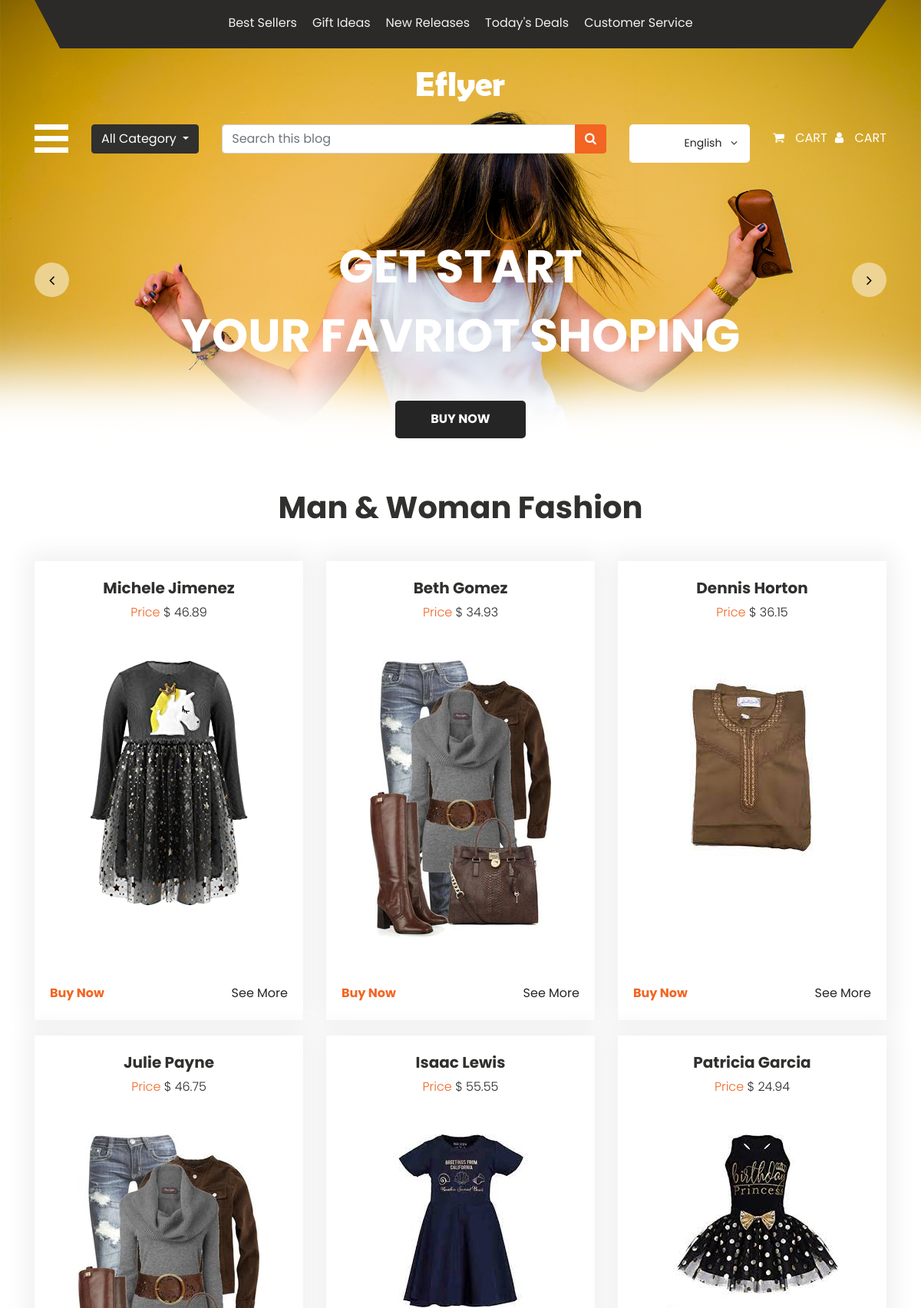
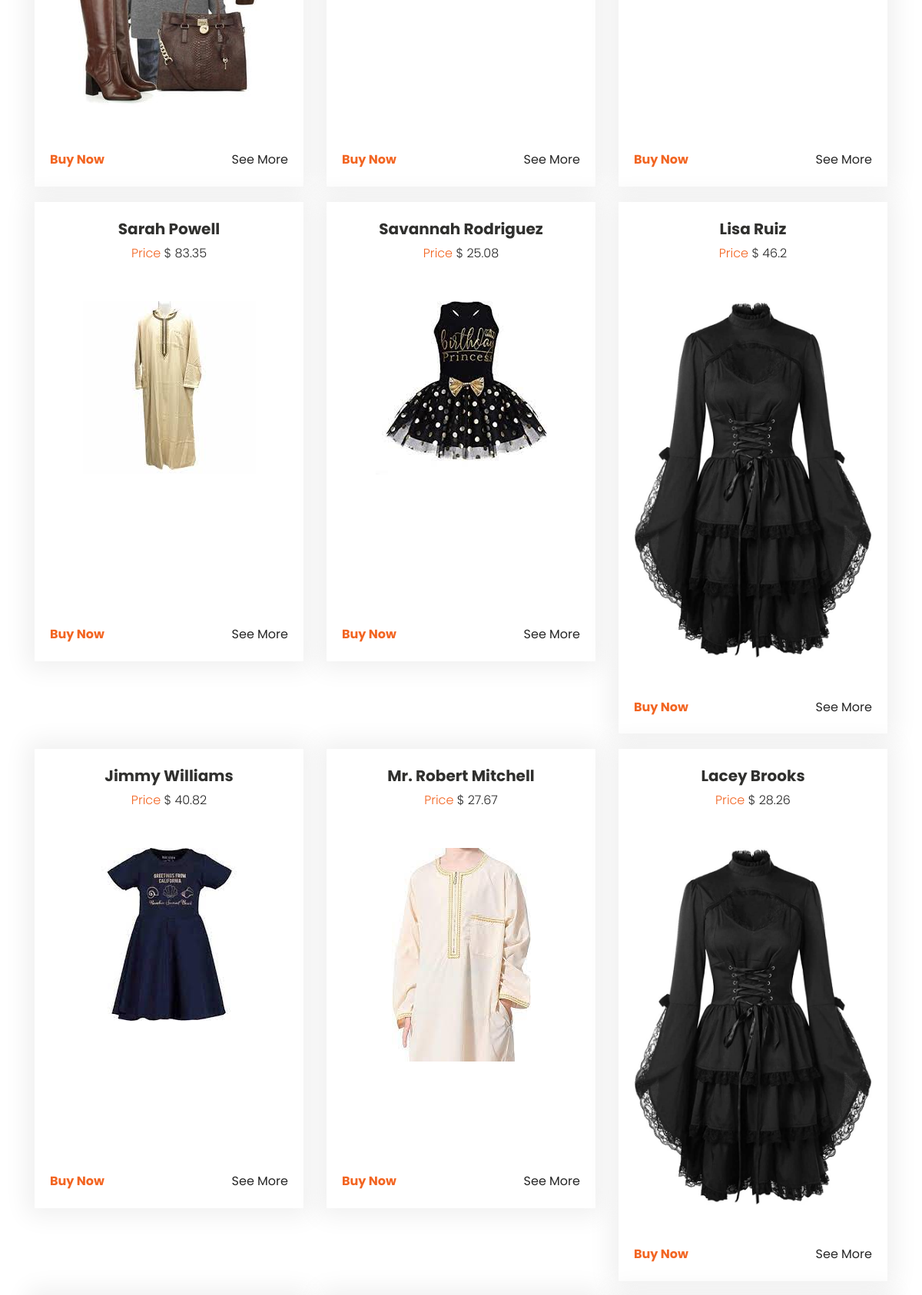
/center/list (upper part), run on the app's committed database (2 pictures, top to bottom).
### shop/models.py (models this page shows, shortened)
class Fashion(models.Model):
    name=models.CharField(max_length=30)
    description=models.TextField(max_length=1000)
    image=models.ImageField(upload_to='shoping/')
    price=models.FloatField()
    flag=models.CharField(choices=flag_chois,max_length=30)
    quantity=models.IntegerField(default=0)
    slug=models.SlugField(null=True,blank=True)

### shop/views.py (the view)
# urls.py: path('list',fashionlist.as_view(),name='fashion_list'),
class fashionlist(ListView):
    model=Fashion
    paginate_by = 18

### shop/templates/shop/fashion_list.html (shortened to what this page needs)
{% extends 'base.html' %}
{% block body %}
  <div class="fashion_section">
    <div id="main_slider" class="carousel slide" data-ride="carousel">
       <div class="carousel-inner">
          <div class="carousel-item active">
             <div class="container">
                <h1 class="fashion_taital">Man & Woman Fashion</h1>
                <div class="fashion_section_2">
                   <div class="row">
                    {% for item in object_list %}
                        <div class="col-lg-4 col-sm-4">
                            <div class="box_main">
                                <h4 class="shirt_text">{{item.name}}</h4>
                                <p class="price_text">Price  <span style="color: #262626;">$ {{item.price}}</span></p>
                                <div class="tshirt_img"><img src="{{item.image.url}}"></div>
                                <div class="btn_main">
                                <div class="buy_bt"><a href="#">Buy Now</a></div>
                                <div class="seemore_bt"><a href="{% url 'shopings:fashion_detail' item.slug %}">See More</a></div>
                                </div>
                            </div>
                        </div>
                      {% endfor %}
                   </div>
                </div>
             </div>
          </div>
       </div>
    </div>
 </div>
 {% endblock body %}

### templates/base.html (shortened to what this page needs)
{% load static %}
<!DOCTYPE html>
<html lang="en">
   <head>
      <link rel="stylesheet" type="text/css" href="{% static 'css/bootstrap.min.css' %}">
      <link rel="stylesheet" type="text/css" href="{% static 'css/style.css' %}">
      {% block css %}
                            <link rel="stylesheet" href="{% static 'css/responsive.css' %}">
                        {% endblock css %}
      <link rel="stylesheet" href="{% static 'css/jquery.mCustomScrollbar.min.css' %}">
      <link rel="stylesheet" href="https://netdna.bootstrapcdn.com/font-awesome/4.0.3/css/font-awesome.css">
      <link rel="stylesheet" type="text/css" href="https://stackpath.bootstrapcdn.com/font-awesome/4.7.0/css/font-awesome.min.css">
      <link rel="stylesheet" href="{% static 'css/owl.carousel.min.css' %}">
      <link rel="stylesheet" href="https://cdnjs.cloudflare.com/ajax/libs/fancybox/2.1.5/jquery.fancybox.min.css" media="screen">
   </head>
   <body>
      <div class="banner_bg_main">
         <div class="container">
            <div class="header_section_top">
               <div class="row">
                  <div class="col-sm-12">
                     <div class="custom_menu">
                        <ul>
                           <li><a href="#">Best Sellers</a></li>
                           <li><a href="#">Gift Ideas</a></li>
                           <li><a href="#">New Releases</a></li>
                           <li><a href="#">Today's Deals</a></li>
                           <li><a href="#">Customer Service</a></li>
                        </ul>
                     </div>
                  </div>
               </div>
            </div>
         </div>
         <div class="logo_section">
            <div class="container">
               <div class="row">
                  <div class="col-sm-12">
                     <div class="logo"><a href="index.html"><img src="{% static 'images/logo.png' %}"></a></div>
                  </div>
               </div>
            </div>
         </div>
         <div class="header_section">
            <div class="container">
               <div class="containt_main">
                  <span class="toggle_icon" onclick="openNav()"><img src="{% static 'images/toggle-icon.png' %}"></span>
                  <div class="dropdown">
                     <button class="btn btn-secondary dropdown-toggle" type="button" id="dropdownMenuButton" data-toggle="dropdown" aria-haspopup="true" aria-expanded="false">All Category
                     </button>
                  </div>
                  <div class="main">
                     <div class="input-group">
                        <input type="text" class="form-control" placeholder="Search this blog">
                        <div class="input-group-append">
                           <button class="btn btn-secondary" type="button" style="background-color: #f26522; border-color:#f26522 ">
                           <i class="fa fa-search"></i>
                           </button>
                        </div>
                     </div>
                  </div>
                  <div class="header_box">
                     <div class="lang_box ">
                        <a href="#" title="Language" class="nav-link" data-toggle="dropdown" aria-expanded="true">
                        <img src="{% static 'images/toggle-icon.png' %}" alt="flag" class="mr-2 " title="United Kingdom"> English <i class="fa fa-angle-down ml-2" aria-hidden="true"></i>
                        </a>
                     </div>
                     <div class="login_menu">
                        <ul>
                           <li><a href="#">
                              <i class="fa fa-shopping-cart" aria-hidden="true"></i>
                              <span class="padding_10">Cart</span></a>
                           </li>
                           <li><a href="#">
                              <i class="fa fa-user" aria-hidden="true"></i>
                              <span class="padding_10">Cart</span></a>
                           </li>
                        </ul>
                     </div>
                  </div>
               </div>
            </div>
         </div>
         <div class="banner_section layout_padding">
            <div class="container">
               <div id="my_slider" class="carousel slide" data-ride="carousel">
                  <div class="carousel-inner">
                     <div class="carousel-item active">
                        <div class="row">
                           <div class="col-sm-12">
                              <h1 class="banner_taital">Get Start <br>Your favriot shoping</h1>
                              <div class="buynow_bt"><a href="#">Buy Now</a></div>
                           </div>
                        </div>
                     </div>
                  </div>
                  <a class="carousel-control-prev" href="#my_slider" role="button" data-slide="prev">
                  <i class="fa fa-angle-left"></i>
                  </a>
                  <a class="carousel-control-next" href="#my_slider" role="button" data-slide="next">
                  <i class="fa fa-angle-right"></i>
                  </a>
               </div>
            </div>
         </div>
      </div>
      {% block body  %}
      {% endblock body  %}
   </body>
</html>

### data on the page
Fashion: name "Michele Jimenez", price "46.89", image (picture)
Fashion: name "Beth Gomez", price "34.93", image (picture)
Fashion: name "Dennis Horton", price "36.15", image (picture)
Fashion: name "Julie Payne", price "46.75", image (picture)
Fashion: name "Isaac Lewis", price "55.55", image (picture)
Fashion: name "Patricia Garcia", price "24.94", image (picture)
Fashion: name "Sarah Powell", price "83.35", image (picture)
Fashion: name "Savannah Rodriguez", price "25.08", image (picture)
Fashion: name "Lisa Ruiz", price "46.2", image (picture)
Fashion: name "Jimmy Williams", price "40.82", image (picture)
Fashion: name "Mr. Robert Mitchell", price "27.67", image (picture)
Fashion: name "Lacey Brooks", price "28.26", image (picture)
